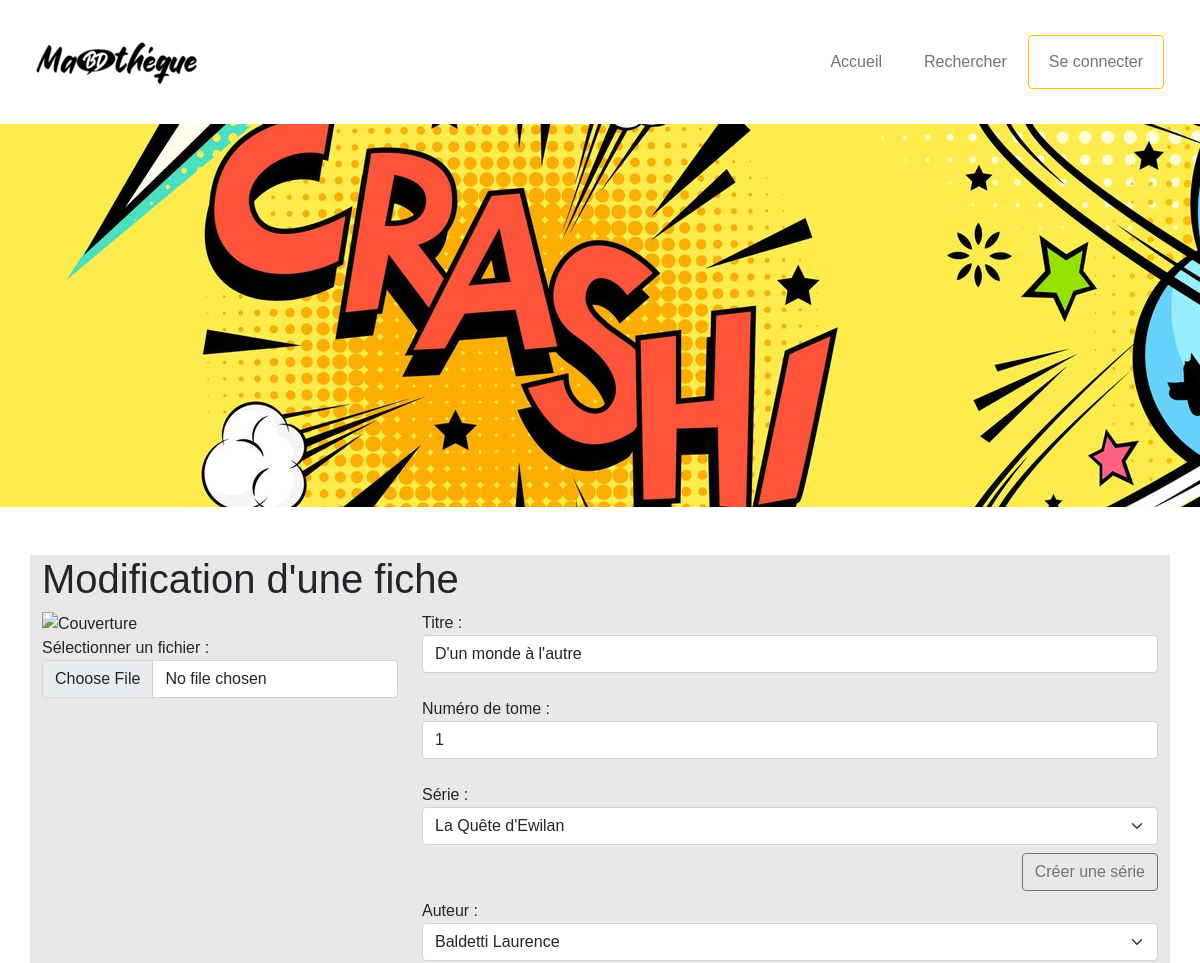
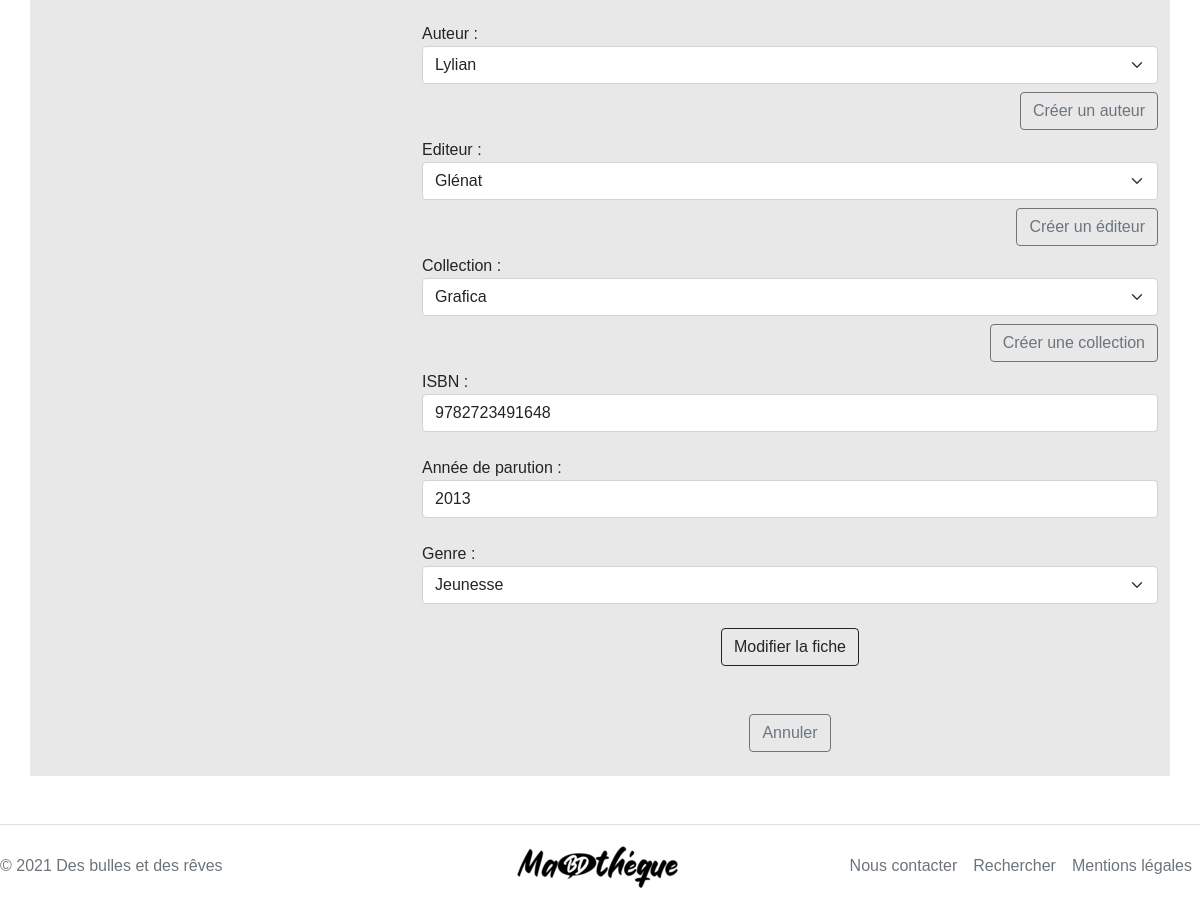
The app's page /modification.php?id=2 with its own data (2 pictures, top to bottom).
### tables this page shows
CREATE TABLE `ouvrage` (
  `id_ouvrage` int(11) NOT NULL,
  `tome` int(11) DEFAULT NULL,
  `isbn` varchar(50) NOT NULL,
  `titre` varchar(255) NOT NULL,
  `annee` year(4) NOT NULL,
  `resume` text DEFAULT NULL,
  `id_editeur` int(11) NOT NULL,
  `id_genre` int(11) NOT NULL,
  `id_collection` int(11) DEFAULT NULL,
  `id_serie` int(11) DEFAULT NULL
);

CREATE TABLE `serie` (
  `id_serie` int(11) NOT NULL,
  `nom` varchar(255) NOT NULL
);

CREATE TABLE `editeur` (
  `id_editeur` int(11) NOT NULL,
  `nom` varchar(255) NOT NULL
);

CREATE TABLE `collection` (
  `id_collection` int(11) NOT NULL,
  `nom` varchar(255) NOT NULL,
  `id_editeur` int(11) NOT NULL
);

CREATE TABLE `genre` (
  `id_genre` int(11) NOT NULL,
  `nom` varchar(255) NOT NULL
);

### modification.php (the view, shortened to what this page needs)
<?php
require 'header.php';
?>
<div class="overflow-hidden">
    <img src="./assets/images/bg-mabd.jpg" alt="ma bdthèque background" height="383">
</div>
<?php
try {
    if (!isset($_GET['id'])) {
        $erreur = "Fiche album introuvable ...";
    } else {
        $id = $_GET['id'];
        $req = "select serie.nom as 'nom_serie', titre, tome as 'numero_de_tome', editeur.nom as 'nom_editeur', collection.nom as 'nom_collection', genre.nom as 'nom_genre', isbn, resume, annee, GROUP_CONCAT(concat(auteur.nom,' ', auteur.prenom)) as 'auteur', concat(visuel.path, visuel.nom, '.', visuel.type) as 'image' FROM ouvrage JOIN genre ON genre.id_genre = ouvrage.id_genre LEFT OUTER JOIN serie on serie.id_serie = ouvrage.id_serie JOIN editeur on editeur.id_editeur = ouvrage.id_editeur LEFT OUTER JOIN collection on collection.id_collection = ouvrage.id_collection LEFT OUTER JOIN visuel on visuel.id_ouvrage = ouvrage.id_ouvrage JOIN est_ecrit on est_ecrit.id_ouvrage = ouvrage.id_ouvrage JOIN auteur ON auteur.id_auteur = est_ecrit.id_auteur where ouvrage.id_ouvrage = :id;";
        $req_prep = $dbh->prepare($req);
        $req_prep->execute(['id' => $id]);
        foreach ($req_prep as $row) {
            $fiche_serie = $row['nom_serie'];
            $fiche_titre = $row['titre'];
            $fiche_tome = $row['numero_de_tome'];
            $fiche_auteur = $row['auteur'];
            $fiche_editeur = $row['nom_editeur'];
            $fiche_collection = $row['nom_collection'];
            $fiche_isbn = $row['isbn'];
            $fiche_annee = $row['annee'];
            $fiche_genre = $row['nom_genre'];
            $fiche_imge = $row['image'];
        }
    }
    $fiche_auteur = explode(',', $fiche_auteur);
    $serie = [];
    $i = 0;
    foreach ($dbh->query('SELECT nom from serie ORDER BY nom ASC') as $row) {
        $serie[$i] = $row['nom'];
        $i++;
    }
    $auteur = [];
    $i = 0;
    foreach ($dbh->query("SELECT concat(nom, ' ', prenom) as nom from auteur ORDER BY nom ASC") as $row) {
        $auteur[$i] = $row['nom'];
        $i++;
    }
    $editeur = [];
    $i = 0;
    foreach ($dbh->query('SELECT nom from editeur ORDER BY nom ASC') as $row) {
        $editeur[$i] = $row['nom'];
        $i++;
    }
    $collection = [];
    $i = 0;
    foreach ($dbh->query('SELECT nom from collection ORDER BY nom ASC') as $row) {
        $collection[$i] = $row['nom'];
        $i++;
    }
    $genre = [];
    $i = 0;
    foreach ($dbh->query('SELECT nom from genre ORDER BY nom ASC') as $row) {
        $genre[$i] = $row['nom'];
        $i++;
    }
} catch (Exception $e) {
    print "Houston, we have a problem<br/><a href='./index.php'>Retour à l'accueil</a>";
    die();
}
$now = date('Y');
?>
<div class="container bg-grey my-5">
    <form action="" method="POST" enctype="multipart/form-data">
        <h1>Modification d'une fiche</h1>
        <div class="row">
            <div class="col-sm-12 col-md-4">
                <div class="col-12">
                    <img class="img-fluid" src=".<?= $fiche_imge ?>" alt="Couverture">
                    <div>Sélectionner un fichier : <input class="form-control" name="cover" type="file" /></div>
                </div>
            </div>
            <div class="col-sm-12 col-md-8">
                <label for="titre">Titre :</label>
                <input type="text" class="form-control" name="titre" id="titre" value="<?= $fiche_titre ?? '' ?>" required>
                <br />
                <label for="tome">Numéro de tome :</label>
                <input type="number" class="form-control" name="tome" id="tome" value="<?= $fiche_tome ?? '' ?>">
                <br />
                <div>
                    <label for="serie">Série :</label>
                    <select name="serie" class="form-select" id="serie" size=1>
                        <?php
                        for ($i = 0; $i < count($serie); $i++) {
                            if (isset($fiche_serie) && $fiche_serie == $serie[$i]) {
                                echo "<option value ='" . $i . "' selected>" . $serie[$i] . "</option>";
                            } else {
                                echo "<option value ='" . $i . "'>" . $serie[$i] . "</option>";
                            }
                        }
                        ?>
                    </select>
                    <div class="py-2 text-end">
                        <button type="button" class="btn btn-outline-secondary" data-bs-toggle="modal" data-bs-target="#crea_serie">Créer une série</button>
                    </div>
                </div>
                <?php
                for ($i_auteur = 0; $i_auteur < count($fiche_auteur); $i_auteur++) {
                ?>
                    <label for="auteur<?= $i_auteur ?>">Auteur :</label>
                    <select name="auteur<?= $i_auteur ?>" class="form-select" id="auteur<?= $i_auteur ?>" size=1 required>
                        <?php
                        for ($i = 0; $i < count($auteur); $i++) {
                            if ($fiche_auteur[$i_auteur] == $auteur[$i]) {
                                echo "<option value ='" . $i . "' selected>" . $auteur[$i] . "</option>";
                            } else {
                                echo "<option value ='" . $i . "'>" . $auteur[$i] . "</option>";
                            }
                        }
                        ?>
                    </select> <?php if (!($i_auteur == (count($fiche_auteur) - 1))) { ?><br> <?php }
                                                                                        }
                                                                                                ?>
                <div class="py-2 text-end">
                    <button type="button" class="btn btn-outline-secondary" data-bs-toggle="modal" data-bs-target="#crea_auteur">Créer un auteur</button>
                </div>
                <label for="editeur">Editeur :</label>
                <select name="editeur" class="form-select" id="editeur" size=1 required>
                    <?php
                    for ($i = 0; $i < count($editeur); $i++) {
                        if (isset($fiche_editeur) && $fiche_editeur == $editeur[$i]) {
                            echo "<option value ='" . $i . "' selected>" . $editeur[$i] . "</option>";
                        } else {
                            echo "<option value ='" . $i . "'>" . $editeur[$i] . "</option>";
                        }
                    }
                    ?>
                </select>
                <div class="py-2 text-end">
                    <button type="button" class="btn btn-outline-secondary" data-bs-toggle="modal" data-bs-target="#crea_editeur">Créer un éditeur</button>
                </div>
                <label for="collection">Collection :</label>
                <select name="collection" class="form-select" id="collection" size=1>
                    <?php
                    for ($i = 0; $i < count($collection); $i++) {
                        if (isset($fiche_collection) && $fiche_collection == $collection[$i]) {
                            echo "<option value ='" . $i . "' selected>" . $collection[$i] . "</option>";
                        } else {
                            echo "<option value ='" . $i . "'>" . $collection[$i] . "</option>";
                        }
                    }
                    ?>
                </select>
                <div class="py-2 text-end">
                    <button type="button" class="btn btn-outline-secondary" data-bs-toggle="modal" data-bs-target="#crea_collection">Créer une collection</button>
                </div>
                <label for="isbn">ISBN :</label>
                <input type="text" class="form-control" name="isbn" id="isbn" value="<?= $fiche_isbn ?? '' ?>" required>
                <br />
                <label for="annee">Année de parution :</label>
                <input type="number" class="form-control" name="annee" id="annee" min="1900" max="<?= $now ?>" step="1" value="<?= $fiche_annee ?? $now ?>" required />
                <br />
                <label for="genre">Genre :</label>
                <select name="genre" class="form-select" id="genre" size=1 required>
                    <?php
                    for ($i = 0; $i < count($genre); $i++) {
                        if (isset($fiche_genre) && $fiche_genre == $genre[$i]) {
                            echo "<option value ='" . $i . "' selected>" . $genre[$i] . "</option>";
                        } else {
                            echo "<option value ='" . $i . "'>" . $genre[$i] . "</option>";
                        }
                    }
                    ?>
                </select>
                <div class="py-4 text-center">
                    <input class="btn btn-outline-dark" type="submit" value="Modifier la fiche">
                </div>
                <div class="py-4 text-center">
                    <a href="./fiche_album.php?id=<?= ($_GET['id']) ?>" class="btn btn-outline-secondary">Annuler</a>
                </div>
            </div>
        </div>
    </form>
</div>
</body>
<?php require 'footer.php'; ?>

### assets/css/main.css (style rules this page uses)
:root { --primary-color: #ff6600; --secondary-color: #669933; --tertiary-color: #0066cc; --quatro-color: #5c5c5c; }
* { margin: 0px; padding: 0px; box-sizing: border-box; }
body, html { height: 100%; font-family: 'Lucida Sans', 'Lucida Sans Regular', 'Lucida Grande', 'Lucida Sans Unicode', Verdana, sans-serif; background-color: white; }
.bg-grey { background-color: #E8E8E8; }

### records on screen
ouvrage: titre "D'un monde à l'autre", tome "1", isbn "9782723491648", annee "2013"
serie: serie "La Quête d'Ewilan"
editeur: editeur "Glénat"
collection: collection "Grafica"
genre: genre "Jeunesse"

### other values on screen
$titre "Accueil Rechercher Se connecter"
form field auteur0 "Baldetti Laurence"
form field auteur1 "Lylian"
